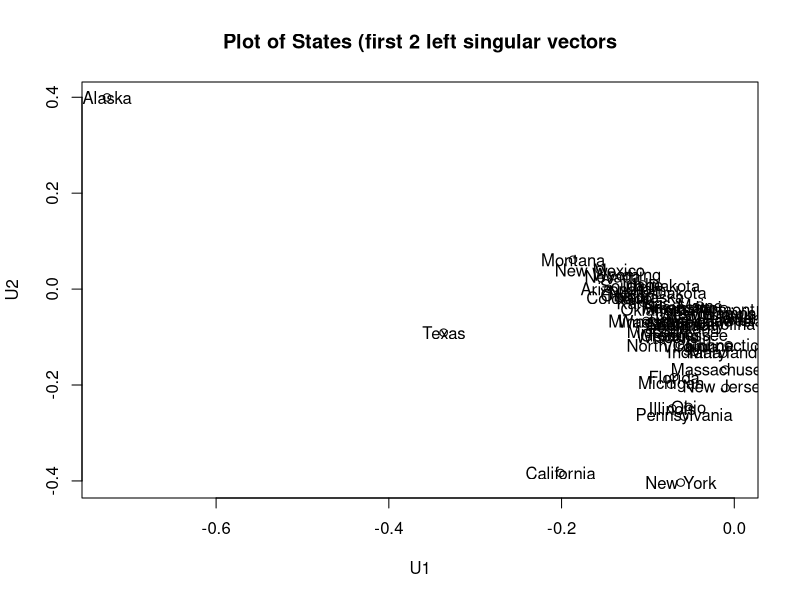
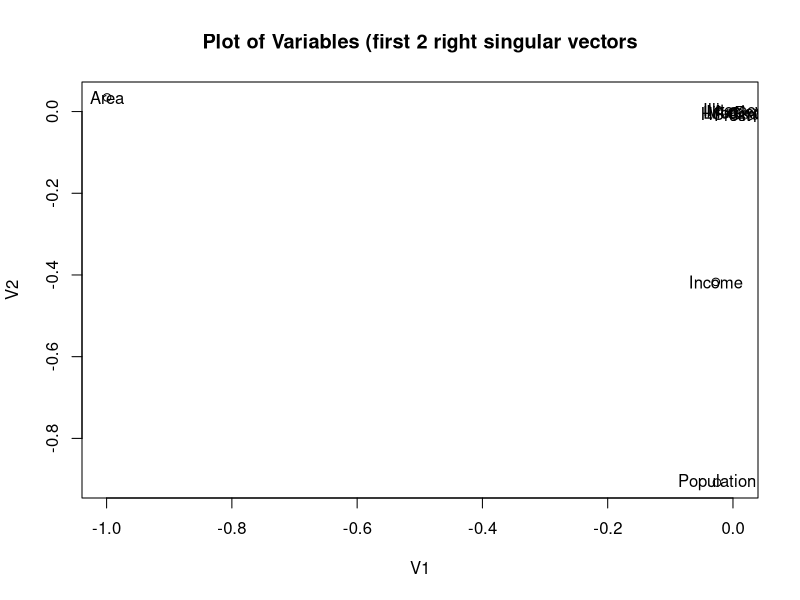

Reproduce these figures in R, in order.
## ---- chunk 1
SVD <- svd(state.x77)
SVD
## ---- chunk 2
U <- SVD$u
U

D <- diag(SVD$d)
D

V <- SVD$v
V
## ---- chunk 3
UDtV <- U %*% D %*% t(V)

head(UDtV, 10)

head(state.x77, 10)
## ---- chunk 4
state2 <- state.x77[, 1:5]
head(state2, 10)
## ---- chunk 5
SVD_2 <- svd(state2)
SVD_2
## ---- chunk 6
l <- SVD_2$d
U <- SVD_2$u
V <- SVD_2$v

X <- matrix(0, nrow = nrow(state2), ncol = ncol(state2))
for (i in 1:length(l)) {
  X <- X + l[i] * U[, i] %*% t(V[, i])
}

head(X, 10)

head(state2, 10)
## ---- chunk 7
library(ggplot2)

U <- svd(state.x77)$u
U1 <- U[, 1]
U2 <- U[, 2]

plot(U1, U2, main = "Plot of States (first 2 left singular vectors")
text(U1, U2, rownames(state.x77))
## ---- chunk 8
V <- svd(state.x77)$v

V1 <- V[, 1]
V2 <- V[, 2]

plot(V1, V2, main = "Plot of Variables (first 2 right singular vectors")
text(V1, V2, colnames(state.x77))
## ---- chunk 9
X <- sweep(state.x77, 2, colMeans(state.x77), "-")
head(X, 10)
## ---- chunk 10
S <- crossprod(as.matrix(X))
S
## ---- chunk 11
n <- nrow(state.x77)
S / (n - 1)

cov(X)
## ---- chunk 12
solve(S)
## ---- chunk 13
EVD <- eigen(S)
EVD
## ---- chunk 14
V <- EVD$vectors
L <- diag(EVD$values)

V %*% solve(L) %*% t(V)

solve(S)
## ---- chunk 15
A <- matrix(c(5, -14, 11, -4, 4, -4, 3, 6, -3), nrow = 3, byrow = 1)
w0 <- c(1, 1, 1)

eig <- function(X, v, k) {
  for (i in 1:k) {
    v_p <- X %*% v
    v_c <- v_p / max(abs(v_p))
    v <- v_c
  }
  val <- as.numeric(crossprod(v, X) %*% v / crossprod(v, v))
  eig <- list(val, v)
  names(eig) <- c("value", "vector")
  eig
}
  
eig(A, w0, 10)

eigen(A)
## ---- chunk 16
eig <- function(X, v, k, norm = Inf) {
  for (i in 1:k) {
    v_p <- X %*% v
    if (norm == Inf) {
      nm <- max(abs(v_p))
    } else {
      nm <- (sum(abs(v_p)^norm))^(1/norm)
    }
    v_c <- v_p / nm
    v <- v_c
  }
  val <- as.numeric(crossprod(v, X) %*% v / crossprod(v, v))
  eig <- list(val, v)
  names(eig) <- c("value", "vector")
  eig
}

eig(A, w0, 20)  # l-infinity norm

eig(A, w0, 20, 2)  # l-2 norm

eigen(A)
## ---- chunk 17
deflation <- function(X, v, k, norm = Inf) {
  
  eig <- eig(X, v, k, norm)
  def <- list(eig$value, eig$vector)
  names(def) <- c("values", "vectors")
  
  for(i in 2:nrow(X)) {
  X <- X - eig$value * tcrossprod(eig$vector)
  eig <- eig(X, v, k, norm)
  def$values <- c(def$values, eig$value)
  def$vectors <- cbind(def$vectors, eig$vector)
  }
  def
}

deflation(A, w0, 20, 2)

eigen(A)
